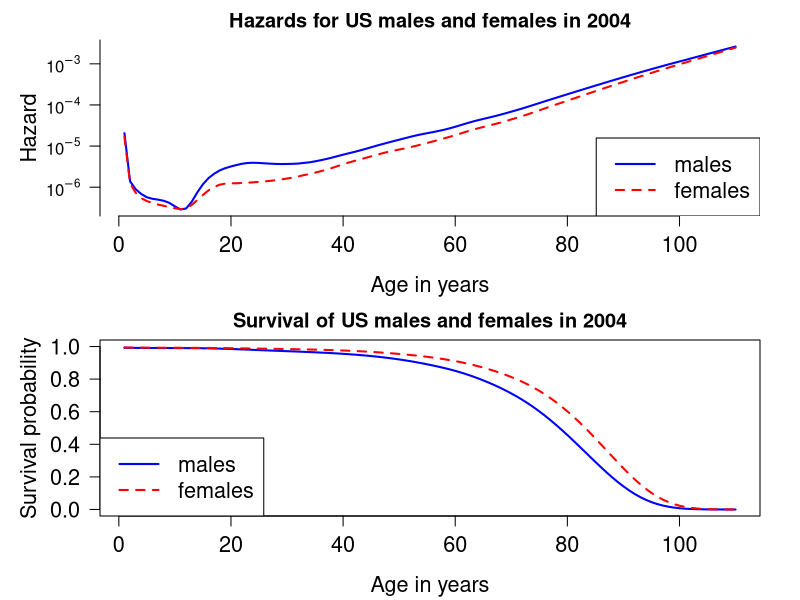

Source code (R):
## ---- chunk 1
library(survival)
tabla=as.table(survexp.us[,,"2004"])

knitr::kable(tabla, booktabs = TRUE, digits = 5,format.args = list(scientific = FALSE),
             format = "simple",
             caption="Tasas de riesgo (hazard rates) de hombres y mujeres por edad para el año 2004")
## ---- chunk 2
tm <- c(0, # birth
        1:110) # subsequent years
hazMale <- survexp.us[,"male","2004"] # 2004 males
hazFemale <- survexp.us[,"female","2004"] # 2004 females
tm.diff <- diff(tm)
survMale <- exp(-cumsum(hazMale*tm.diff)*365.24)
survFemale <- exp(-cumsum(hazFemale*tm.diff)*365.24)

# Figure 2.1.2 log hazard and survival for US males and females in 2004
par(mfrow=c(2,1),    # two rows and one column of plots
    mar=c(4.2,5,2,2))  # set margins for the lower, left, top, and righ of each plot

logHazMale <- log(hazMale)
logHazFemale <- log(hazFemale)    

plot(logHazMale ~ tm[-1], type="l",
     xlab="Age in years",           # x axis label
     ylab="Hazard",col="blue",      # y azis label
     lwd=2,                         # double line width
     las=1,                         # make y axis labels perpendicular to axis
     axes=F, cex.lab=1.3, cex.axis=1.3)     # make blue line solid
lines(logHazFemale ~ tm[-1],type="l", 
      col="red",lwd=2, lty=2)   # add a red dashed line to the plot

yyLabs <- c(1e-07, 1e-06, 1e-05, 1e-04, 1e-03, 1e-02)
yyLabsLog <- log(yyLabs)
axis(2, at=yyLabsLog, labels=c(expression(10^-7), expression(10^-6), 
  expression(10^-5), expression(10^-4), expression(10^-3), expression(10^-2)), las=1)  
axis(1, cex.axis=1.3)   
legend("bottomright", legend=c("males","females"),
       lty=c(1,2), col=c("blue","red"), lwd=2, cex=1.3)
title("Hazards for US males and females in 2004")


tm.diff <- diff(tm)         # same length as "tm"
survMale <- exp(-cumsum(hazMale*tm.diff)*365.24)         # survival probs for males
survFemale <- exp(-cumsum(hazFemale*tm.diff)*365.24)     # survival probs for females
#windows(width=7,height=5)
plot(survMale ~ tm[-1],type="l",          # lower case "L" indicates line plot
     xlab="Age in years",             # x axis label
     ylab="Survival probability",     # y azis label
     col="blue",                      # line color
     lwd=2,                           # double line width
     las=1,                           # make y axis labels perpendicular to axis
     ylim=c(0,1), cex.lab=1.3, cex.axis=1.3)       # y axis limit ranges from 0 to 1

lines(survFemale ~ tm[-1], col="red", lwd=2, lty=2)    # add a red dashed line to the plot
legend("bottomleft", legend=c("males","females"),
       lty=c(1,2), col=c("blue","red"), lwd=2, cex=1.3)
title("Survival of US males and females in 2004")


## ---- chunk 3
#| echo: false
2 * 2
